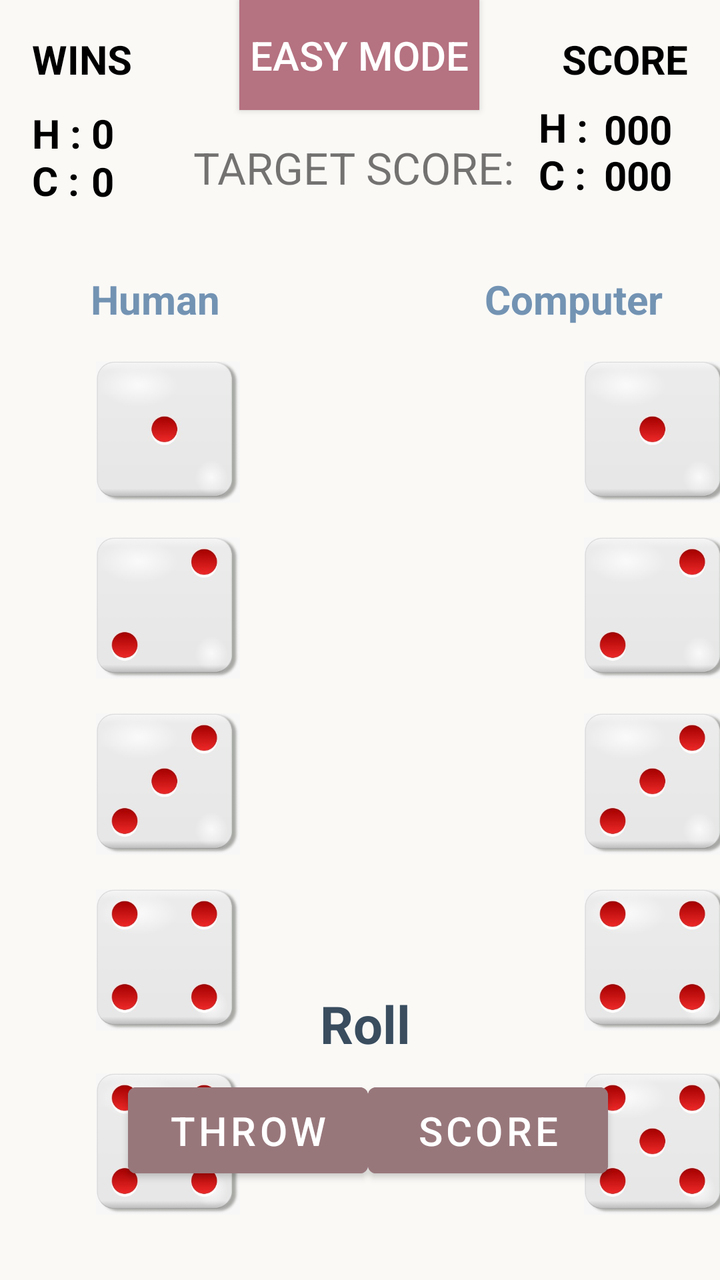
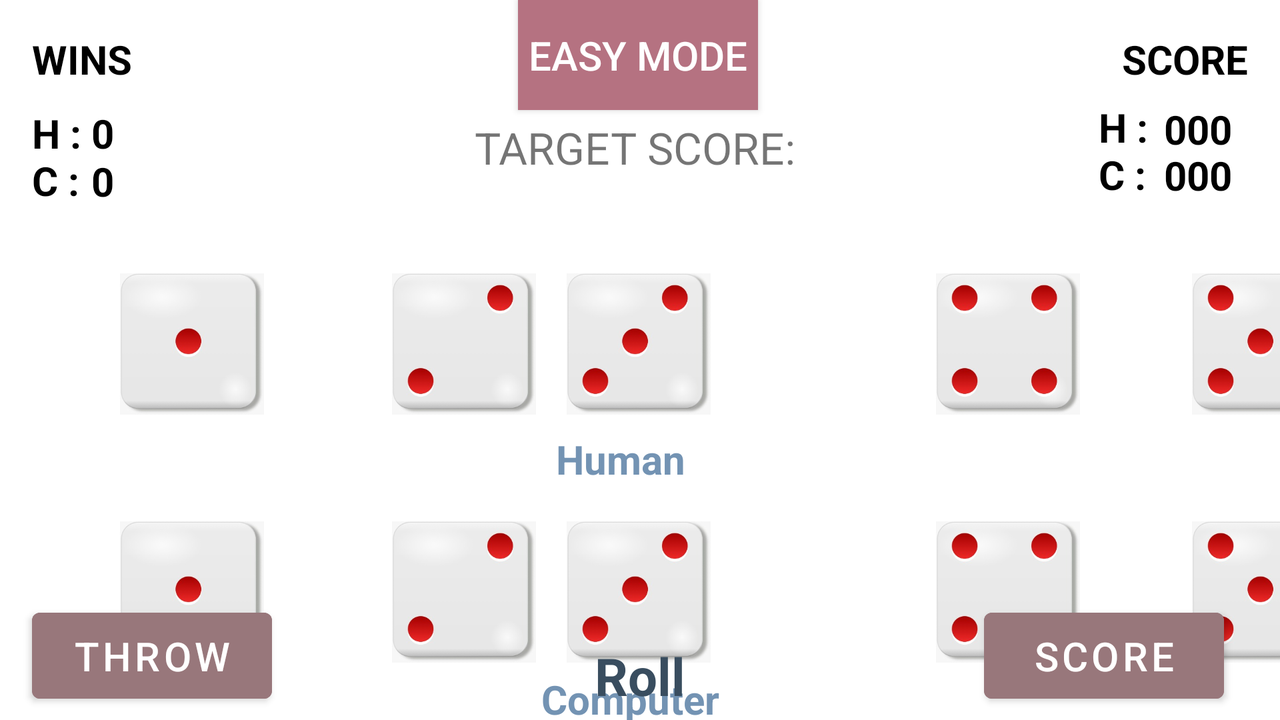

The same Android screen from two of the app's own layout files: first res/layout/ as a phone draws it, then the repository's variant for another configuration, drawn on a device whose configuration selects that folder. Both files follow.
<!-- AndroidManifest.xml: application theme Theme.DiceRollerCW -->
<!-- res/layout/activity_game.xml -->
<?xml version="1.0" encoding="utf-8"?>

<androidx.constraintlayout.widget.ConstraintLayout xmlns:android="http://schemas.android.com/apk/res/android"
    xmlns:app="http://schemas.android.com/apk/res-auto"
    xmlns:tools="http://schemas.android.com/tools"
    android:layout_width="match_parent"
    android:layout_height="match_parent"
    android:background="#FAF9F6">


    <ToggleButton
        android:id="@+id/toggleButton"
        android:layout_width="120dp"
        android:layout_height="55dp"
        android:background="#B57281"
        android:textColor="@color/white"
        android:textOff="EASY MODE"
        android:textOn="HARD MODE"
        android:textSize="20dp"
        app:layout_constraintEnd_toEndOf="parent"
        app:layout_constraintHorizontal_bias="0.498"
        app:layout_constraintStart_toStartOf="parent"
        app:layout_constraintTop_toTopOf="parent"
        tools:ignore="MissingConstraints" />

    <TextView
        android:id="@+id/targetScore"
        android:layout_width="wrap_content"
        android:layout_height="wrap_content"
        android:text="TARGET SCORE: "
        android:textAlignment="center"
        android:textSize="22dp"
        app:layout_constraintBottom_toBottomOf="parent"
        app:layout_constraintEnd_toEndOf="parent"
        app:layout_constraintHorizontal_bias="0.497"
        app:layout_constraintStart_toStartOf="parent"
        app:layout_constraintTop_toTopOf="parent"
        app:layout_constraintVertical_bias="0.113"
        tools:ignore="MissingConstraints" />

    <ImageView
        android:id="@+id/human_dice5"
        android:layout_width="80dp"
        android:layout_height="80dp"
        android:layout_marginStart="44dp"
        android:layout_marginTop="532dp"
        android:padding="4dp"
        android:tag="h2"
        app:layout_constraintStart_toStartOf="parent"
        app:layout_constraintTop_toTopOf="parent"
        app:srcCompat="@drawable/empty_dice"
        tools:srcCompat="@drawable/dice_5" />

    <ImageView
        android:id="@+id/human_dice1"
        android:layout_width="80dp"
        android:layout_height="80dp"
        android:layout_marginStart="44dp"
        android:layout_marginTop="176dp"
        android:padding="4dp"
        android:tag="h1"
        android:tooltipText="hhh"
        app:layout_constraintStart_toStartOf="parent"
        app:layout_constraintTop_toTopOf="parent"
        app:srcCompat="@drawable/empty_dice"
        tools:srcCompat="@drawable/dice_1" />

    <ImageView
        android:id="@+id/computer_dice1"
        android:layout_width="80dp"
        android:layout_height="80dp"
        android:layout_marginStart="288dp"
        android:layout_marginTop="176dp"
        android:padding="4dp"
        android:tag="h1"
        android:tooltipText="hhh"
        app:layout_constraintStart_toStartOf="parent"
        app:layout_constraintTop_toTopOf="parent"
        app:srcCompat="@drawable/empty_dice"
        tools:srcCompat="@drawable/dice_1" />

    <ImageView
        android:id="@+id/human_dice3"
        android:layout_width="80dp"
        android:layout_height="80dp"
        android:layout_marginStart="44dp"
        android:layout_marginTop="352dp"
        android:padding="4dp"
        android:tag="h2"
        app:layout_constraintStart_toStartOf="parent"
        app:layout_constraintTop_toTopOf="parent"
        app:srcCompat="@drawable/empty_dice"
        tools:srcCompat="@drawable/dice_3" />

    <ImageView
        android:id="@+id/computer_dice3"
        android:layout_width="80dp"
        android:layout_height="80dp"
        android:layout_marginStart="288dp"
        android:layout_marginTop="352dp"
        android:padding="4dp"
        android:tag="h2"
        app:layout_constraintStart_toStartOf="parent"
        app:layout_constraintTop_toTopOf="parent"
        app:srcCompat="@drawable/empty_dice"
        tools:srcCompat="@drawable/dice_3" />

    <ImageView
        android:id="@+id/human_dice2"
        android:layout_width="80dp"
        android:layout_height="80dp"
        android:layout_marginStart="44dp"
        android:layout_marginTop="264dp"
        android:padding="4dp"
        android:tag="h2"
        app:layout_constraintStart_toStartOf="parent"
        app:layout_constraintTop_toTopOf="parent"
        app:srcCompat="@drawable/empty_dice"
        tools:srcCompat="@drawable/dice_2" />

    <ImageView
        android:id="@+id/computer_dice2"
        android:layout_width="80dp"
        android:layout_height="80dp"
        android:layout_marginStart="288dp"
        android:layout_marginTop="264dp"
        android:padding="4dp"
        android:tag="h2"
        app:layout_constraintStart_toStartOf="parent"
        app:layout_constraintTop_toTopOf="parent"
        app:srcCompat="@drawable/empty_dice"
        tools:srcCompat="@drawable/dice_2" />

    <Button
        android:id="@+id/throw_button"
        android:layout_width="120dp"
        android:layout_height="55dp"
        android:layout_marginStart="64dp"
        android:backgroundTint="#98777b"
        android:text="Throw"
        android:textColor="#FFFFFF"
        android:textSize="20sp"
        app:layout_constraintBottom_toBottomOf="parent"
        app:layout_constraintStart_toStartOf="parent"
        app:layout_constraintTop_toTopOf="parent"
        app:layout_constraintVertical_bias="0.919" />

    <Button
        android:id="@+id/score_button"
        android:layout_width="120dp"
        android:layout_height="55dp"
        android:layout_marginEnd="56dp"
        android:backgroundTint="#98777b"
        android:text="Score"
        android:textColor="#FFFFFF"
        android:textSize="20sp"
        app:layout_constraintBottom_toBottomOf="parent"
        app:layout_constraintEnd_toEndOf="parent"
        app:layout_constraintTop_toTopOf="parent"
        app:layout_constraintVertical_bias="0.919" />

    <ImageView
        android:id="@+id/computer_dice4"
        android:layout_width="80dp"
        android:layout_height="80dp"
        android:layout_marginStart="288dp"
        android:layout_marginTop="440dp"
        android:padding="4dp"
        android:tag="h2"
        app:layout_constraintStart_toStartOf="parent"
        app:layout_constraintTop_toTopOf="parent"
        app:srcCompat="@drawable/empty_dice"
        tools:srcCompat="@drawable/dice_4" />

    <ImageView
        android:id="@+id/human_dice4"
        android:layout_width="80dp"
        android:layout_height="80dp"
        android:layout_marginStart="44dp"
        android:layout_marginTop="440dp"
        android:padding="4dp"
        android:tag="h2"
        app:layout_constraintStart_toStartOf="parent"
        app:layout_constraintTop_toTopOf="parent"
        app:srcCompat="@drawable/empty_dice"
        tools:srcCompat="@drawable/dice_4" />

    <ImageView
        android:id="@+id/computer_dice5"
        android:layout_width="80dp"
        android:layout_height="80dp"
        android:layout_marginStart="288dp"
        android:layout_marginTop="532dp"
        android:padding="4dp"
        android:tag="h2"
        app:layout_constraintStart_toStartOf="parent"
        app:layout_constraintTop_toTopOf="parent"
        app:srcCompat="@drawable/empty_dice"
        tools:srcCompat="@drawable/dice_5" />

    <TextView
        android:id="@+id/textView6"
        android:layout_width="80dp"
        android:layout_height="27dp"
        android:layout_marginTop="136dp"
        android:text="Human"
        android:textAlignment="center"
        android:textColor="#7393B3"
        android:textSize="20sp"
        android:textStyle="bold"
        app:layout_constraintEnd_toEndOf="parent"
        app:layout_constraintHorizontal_bias="0.135"
        app:layout_constraintStart_toStartOf="parent"
        app:layout_constraintTop_toTopOf="parent" />

    <TextView
        android:id="@+id/textView7"
        android:layout_width="wrap_content"
        android:layout_height="wrap_content"
        android:layout_marginTop="136dp"
        android:text="Computer"
        android:textAlignment="center"
        android:textColor="#7393B3"
        android:textSize="20sp"
        android:textStyle="bold"
        app:layout_constraintEnd_toEndOf="parent"
        app:layout_constraintHorizontal_bias="0.894"
        app:layout_constraintStart_toStartOf="parent"
        app:layout_constraintTop_toTopOf="parent" />

    <TextView
        android:id="@+id/textView8"
        android:layout_width="wrap_content"
        android:layout_height="wrap_content"
        android:layout_marginStart="16dp"
        android:layout_marginTop="10dp"
        android:text="H : \nC : "
        android:textColor="@color/black"
        android:textSize="20sp"
        android:textStyle="bold"
        app:layout_constraintStart_toStartOf="parent"
        app:layout_constraintTop_toBottomOf="@+id/textView14" />

    <TextView
        android:id="@+id/human_wins"
        android:layout_width="12dp"
        android:layout_height="24dp"
        android:layout_marginTop="10dp"
        android:text="0"
        android:textColor="@color/black"
        android:textSize="20sp"
        android:textStyle="bold"
        app:layout_constraintStart_toEndOf="@+id/textView8"
        app:layout_constraintTop_toBottomOf="@+id/textView14" />

    <TextView
        android:id="@+id/textView14"
        android:layout_width="wrap_content"
        android:layout_height="wrap_content"
        android:layout_marginStart="16dp"
        android:layout_marginTop="16dp"
        android:text="WINS"
        android:textColor="@color/black"
        android:textSize="20sp"
        android:textStyle="bold"
        app:layout_constraintStart_toStartOf="parent"
        app:layout_constraintTop_toTopOf="parent" />

    <TextView
        android:id="@+id/computer_wins"
        android:layout_width="wrap_content"
        android:layout_height="wrap_content"
        android:text="0"
        android:textColor="@color/black"
        android:textSize="20sp"
        android:textStyle="bold"
        app:layout_constraintStart_toEndOf="@+id/textView8"
        app:layout_constraintTop_toBottomOf="@+id/human_wins" />

    <TextView
        android:id="@+id/textView9"
        android:layout_width="wrap_content"
        android:layout_height="wrap_content"
        android:layout_marginTop="50dp"
        android:layout_marginEnd="3dp"
        android:text="H : \nC : "
        android:textColor="@color/black"
        android:textSize="20sp"
        android:textStyle="bold"
        app:layout_constraintEnd_toStartOf="@+id/human_score"
        app:layout_constraintTop_toTopOf="parent" />

    <TextView
        android:id="@+id/human_score"
        android:layout_width="50dp"
        android:layout_height="23dp"
        android:layout_marginTop="8dp"
        android:layout_marginEnd="8dp"
        android:text="000"
        android:textColor="@color/black"
        android:textSize="20sp"
        android:textStyle="bold"
        app:layout_constraintEnd_toEndOf="parent"
        app:layout_constraintTop_toBottomOf="@+id/textView15" />

    <TextView
        android:id="@+id/computer_score"
        android:layout_width="50dp"
        android:layout_height="24dp"
        android:layout_marginEnd="8dp"
        android:text="000"
        android:textColor="@color/black"
        android:textSize="20sp"
        android:textStyle="bold"
        app:layout_constraintEnd_toEndOf="parent"
        app:layout_constraintTop_toBottomOf="@+id/human_score" />

    <TextView
        android:id="@+id/textView15"
        android:layout_width="wrap_content"
        android:layout_height="wrap_content"
        android:layout_marginTop="16dp"
        android:layout_marginEnd="16dp"
        android:text="SCORE"
        android:textColor="@color/black"
        android:textSize="20sp"
        android:textStyle="bold"
        app:layout_constraintEnd_toEndOf="parent"
        app:layout_constraintTop_toTopOf="parent" />


    <TextView
        android:id="@+id/rollView"
        android:layout_width="wrap_content"
        android:layout_height="wrap_content"
        android:text="Roll"
        android:textAlignment="center"
        android:textColor="#394d5f"
        android:textSize="26sp"
        android:textStyle="bold"
        app:layout_constraintBottom_toBottomOf="parent"
        app:layout_constraintEnd_toEndOf="parent"
        app:layout_constraintHorizontal_bias="0.508"
        app:layout_constraintStart_toStartOf="parent"
        app:layout_constraintTop_toTopOf="parent"
        app:layout_constraintVertical_bias="0.817" />

    












</androidx.constraintlayout.widget.ConstraintLayout>
<!-- resources referenced by this layout -->
<resources>
  <color name="black">#FF000000</color>
  <color name="white">#FFFFFFFF</color>
  <!-- drawable dice_1: jpeg bitmap (drawable, 6910 bytes) -->
  <!-- drawable dice_2: jpeg bitmap (drawable, 8420 bytes) -->
  <!-- drawable dice_3: jpeg bitmap (drawable, 10012 bytes) -->
  <!-- drawable dice_4: jpeg bitmap (drawable, 11223 bytes) -->
  <!-- drawable dice_5: jpeg bitmap (drawable, 12751 bytes) -->
  <!-- drawable empty_dice: jpeg bitmap (drawable, 4409 bytes) -->
  <style name="Theme.DiceRollerCW" parent="Theme.MaterialComponents.DayNight.DarkActionBar">
          
          <item name="colorPrimary">@color/purple_500</item>
          <item name="colorPrimaryVariant">@color/cream</item>
          <item name="colorOnPrimary">@color/white</item>
          
          <item name="colorSecondary">@color/teal_200</item>
          <item name="colorSecondaryVariant">@color/teal_700</item>
          <item name="colorOnSecondary">@color/black</item>
          
  
          <item name="android:statusBarColor">@android:color/transparent</item>
          <item name="android:windowLightStatusBar">true</item>
          
      </style>
  <color name="purple_500">#FF6200EE</color>
  <color name="cream">#fff5f7</color>
  <color name="teal_200">#FF03DAC5</color>
  <color name="teal_700">#FF018786</color>
</resources>
<!-- res/layout-land/activity_game.xml (the repository's variant of the layout above) -->
<!-- drawn on the phone turned sideways -->
<?xml version="1.0" encoding="utf-8"?>
<androidx.constraintlayout.widget.ConstraintLayout xmlns:android="http://schemas.android.com/apk/res/android"
    xmlns:app="http://schemas.android.com/apk/res-auto"
    xmlns:tools="http://schemas.android.com/tools"
    android:layout_width="match_parent"
    android:layout_height="match_parent"
    >


    <ToggleButton
        android:id="@+id/toggleButton"
        android:layout_width="120dp"
        android:layout_height="55dp"
        android:background="#B57281"
        android:textColor="@color/white"
        android:textOff="EASY MODE"
        android:textOn="HARD MODE"
        android:textSize="20dp"
        app:layout_constraintEnd_toEndOf="parent"
        app:layout_constraintHorizontal_bias="0.498"
        app:layout_constraintStart_toStartOf="parent"
        app:layout_constraintTop_toTopOf="parent"
        tools:ignore="MissingConstraints" />

    <TextView
        android:id="@+id/targetScore"
        android:layout_width="wrap_content"
        android:layout_height="wrap_content"
        android:text="TARGET SCORE: "
        android:textAlignment="center"
        android:textSize="22dp"
        app:layout_constraintBottom_toBottomOf="parent"
        app:layout_constraintEnd_toEndOf="parent"
        app:layout_constraintStart_toStartOf="parent"
        app:layout_constraintTop_toTopOf="parent"
        app:layout_constraintVertical_bias="0.178"
        tools:ignore="MissingConstraints" />

    <ImageView
        android:id="@+id/human_dice5"
        android:layout_width="80dp"
        android:layout_height="80dp"
        android:layout_marginStart="592dp"
        android:layout_marginTop="132dp"
        android:padding="4dp"
        android:tag="h2"
        app:layout_constraintStart_toStartOf="parent"
        app:layout_constraintTop_toTopOf="parent"
        app:srcCompat="@drawable/empty_dice"
        tools:srcCompat="@drawable/dice_5" />

    <ImageView
        android:id="@+id/human_dice1"
        android:layout_width="80dp"
        android:layout_height="80dp"
        android:layout_marginStart="56dp"
        android:layout_marginTop="132dp"
        android:padding="4dp"
        android:tag="h1"
        android:tooltipText="hhh"
        app:layout_constraintStart_toStartOf="parent"
        app:layout_constraintTop_toTopOf="parent"
        app:srcCompat="@drawable/empty_dice"
        tools:srcCompat="@drawable/dice_1" />

    <ImageView
        android:id="@+id/computer_dice1"
        android:layout_width="80dp"
        android:layout_height="80dp"
        android:layout_marginStart="56dp"
        android:layout_marginTop="256dp"
        android:padding="4dp"
        android:tag="h1"
        android:tooltipText="hhh"
        app:layout_constraintStart_toStartOf="parent"
        app:layout_constraintTop_toTopOf="parent"
        app:srcCompat="@drawable/empty_dice"
        tools:srcCompat="@drawable/dice_1" />

    <ImageView
        android:id="@+id/human_dice3"
        android:layout_width="80dp"
        android:layout_height="80dp"
        android:layout_marginTop="132dp"
        android:padding="4dp"
        android:tag="h2"
        app:layout_constraintEnd_toEndOf="parent"
        app:layout_constraintHorizontal_bias="0.499"
        app:layout_constraintStart_toStartOf="parent"
        app:layout_constraintTop_toTopOf="parent"
        app:srcCompat="@drawable/empty_dice"
        tools:srcCompat="@drawable/dice_3" />

    <ImageView
        android:id="@+id/computer_dice3"
        android:layout_width="80dp"
        android:layout_height="80dp"
        android:layout_marginTop="256dp"
        android:padding="4dp"
        android:tag="h2"
        app:layout_constraintEnd_toEndOf="parent"
        app:layout_constraintHorizontal_bias="0.499"
        app:layout_constraintStart_toStartOf="parent"
        app:layout_constraintTop_toTopOf="parent"
        app:srcCompat="@drawable/empty_dice"
        tools:srcCompat="@drawable/dice_3" />

    <ImageView
        android:id="@+id/human_dice2"
        android:layout_width="80dp"
        android:layout_height="80dp"
        android:layout_marginStart="192dp"
        android:layout_marginTop="132dp"
        android:padding="4dp"
        android:tag="h2"
        app:layout_constraintStart_toStartOf="parent"
        app:layout_constraintTop_toTopOf="parent"
        app:srcCompat="@drawable/empty_dice"
        tools:srcCompat="@drawable/dice_2" />

    <ImageView
        android:id="@+id/computer_dice2"
        android:layout_width="80dp"
        android:layout_height="80dp"
        android:layout_marginStart="192dp"
        android:layout_marginTop="256dp"
        android:padding="4dp"
        android:tag="h2"
        app:layout_constraintStart_toStartOf="parent"
        app:layout_constraintTop_toTopOf="parent"
        app:srcCompat="@drawable/empty_dice"
        tools:srcCompat="@drawable/dice_2" />

    <Button
        android:id="@+id/throw_button"
        android:layout_width="120dp"
        android:layout_height="55dp"
        android:layout_marginStart="16dp"
        android:backgroundTint="#98777b"
        android:text="Throw"
        android:textColor="#FFFFFF"
        android:textSize="20sp"
        app:layout_constraintBottom_toBottomOf="parent"
        app:layout_constraintStart_toStartOf="parent"
        app:layout_constraintTop_toTopOf="parent"
        app:layout_constraintVertical_bias="0.985" />

    <Button
        android:id="@+id/score_button"
        android:layout_width="120dp"
        android:layout_height="55dp"
        android:layout_marginEnd="28dp"
        android:backgroundTint="#98777b"
        android:text="Score"
        android:textColor="#FFFFFF"
        android:textSize="20sp"
        app:layout_constraintBottom_toBottomOf="parent"
        app:layout_constraintEnd_toEndOf="parent"
        app:layout_constraintTop_toTopOf="parent"
        app:layout_constraintVertical_bias="0.985" />

    <ImageView
        android:id="@+id/computer_dice4"
        android:layout_width="80dp"
        android:layout_height="80dp"
        android:layout_marginStart="464dp"
        android:layout_marginTop="256dp"
        android:padding="4dp"
        android:tag="h2"
        app:layout_constraintStart_toStartOf="parent"
        app:layout_constraintTop_toTopOf="parent"
        app:srcCompat="@drawable/empty_dice"
        tools:srcCompat="@drawable/dice_4" />

    <ImageView
        android:id="@+id/human_dice4"
        android:layout_width="80dp"
        android:layout_height="80dp"
        android:layout_marginStart="464dp"
        android:layout_marginTop="132dp"
        android:padding="4dp"
        android:tag="h2"
        app:layout_constraintStart_toStartOf="parent"
        app:layout_constraintTop_toTopOf="parent"
        app:srcCompat="@drawable/empty_dice"
        tools:srcCompat="@drawable/dice_4" />

    <ImageView
        android:id="@+id/computer_dice5"
        android:layout_width="80dp"
        android:layout_height="80dp"
        android:layout_marginStart="592dp"
        android:layout_marginTop="256dp"
        android:padding="4dp"
        android:tag="h2"
        app:layout_constraintStart_toStartOf="parent"
        app:layout_constraintTop_toTopOf="parent"
        app:srcCompat="@drawable/empty_dice"
        tools:srcCompat="@drawable/dice_5" />

    <TextView
        android:id="@+id/textView6"
        android:layout_width="80dp"
        android:layout_height="27dp"
        android:layout_marginTop="216dp"
        android:text="Human"
        android:textAlignment="center"
        android:textColor="#7393B3"
        android:textSize="20sp"
        android:textStyle="bold"
        app:layout_constraintEnd_toEndOf="parent"
        app:layout_constraintHorizontal_bias="0.483"
        app:layout_constraintStart_toStartOf="parent"
        app:layout_constraintTop_toTopOf="parent" />

    <TextView
        android:id="@+id/textView7"
        android:layout_width="wrap_content"
        android:layout_height="wrap_content"
        android:layout_marginTop="336dp"
        android:text="Computer"
        android:textAlignment="center"
        android:textColor="#7393B3"
        android:textSize="20sp"
        android:textStyle="bold"
        app:layout_constraintEnd_toEndOf="parent"
        app:layout_constraintHorizontal_bias="0.491"
        app:layout_constraintStart_toStartOf="parent"
        app:layout_constraintTop_toTopOf="parent" />

    <TextView
        android:id="@+id/textView8"
        android:layout_width="wrap_content"
        android:layout_height="wrap_content"
        android:layout_marginStart="16dp"
        android:layout_marginTop="10dp"
        android:text="H : \nC : "
        android:textColor="@color/black"
        android:textSize="20sp"
        android:textStyle="bold"
        app:layout_constraintStart_toStartOf="parent"
        app:layout_constraintTop_toBottomOf="@+id/textView14" />

    <TextView
        android:id="@+id/human_wins"
        android:layout_width="12dp"
        android:layout_height="24dp"
        android:layout_marginTop="10dp"
        android:text="0"
        android:textColor="@color/black"
        android:textSize="20sp"
        android:textStyle="bold"
        app:layout_constraintStart_toEndOf="@+id/textView8"
        app:layout_constraintTop_toBottomOf="@+id/textView14" />

    <TextView
        android:id="@+id/textView14"
        android:layout_width="wrap_content"
        android:layout_height="wrap_content"
        android:layout_marginStart="16dp"
        android:layout_marginTop="16dp"
        android:text="WINS"
        android:textColor="@color/black"
        android:textSize="20sp"
        android:textStyle="bold"
        app:layout_constraintStart_toStartOf="parent"
        app:layout_constraintTop_toTopOf="parent" />

    <TextView
        android:id="@+id/computer_wins"
        android:layout_width="wrap_content"
        android:layout_height="wrap_content"
        android:text="0"
        android:textColor="@color/black"
        android:textSize="20sp"
        android:textStyle="bold"
        app:layout_constraintStart_toEndOf="@+id/textView8"
        app:layout_constraintTop_toBottomOf="@+id/human_wins" />

    <TextView
        android:id="@+id/textView9"
        android:layout_width="wrap_content"
        android:layout_height="wrap_content"
        android:layout_marginTop="50dp"
        android:layout_marginEnd="3dp"
        android:text="H : \nC : "
        android:textColor="@color/black"
        android:textSize="20sp"
        android:textStyle="bold"
        app:layout_constraintEnd_toStartOf="@+id/human_score"
        app:layout_constraintTop_toTopOf="parent" />

    <TextView
        android:id="@+id/human_score"
        android:layout_width="50dp"
        android:layout_height="23dp"
        android:layout_marginTop="8dp"
        android:layout_marginEnd="8dp"
        android:text="000"
        android:textColor="@color/black"
        android:textSize="20sp"
        android:textStyle="bold"
        app:layout_constraintEnd_toEndOf="parent"
        app:layout_constraintTop_toBottomOf="@+id/textView15" />

    <TextView
        android:id="@+id/computer_score"
        android:layout_width="50dp"
        android:layout_height="24dp"
        android:layout_marginEnd="8dp"
        android:text="000"
        android:textColor="@color/black"
        android:textSize="20sp"
        android:textStyle="bold"
        app:layout_constraintEnd_toEndOf="parent"
        app:layout_constraintTop_toBottomOf="@+id/human_score" />

    <TextView
        android:id="@+id/textView15"
        android:layout_width="wrap_content"
        android:layout_height="wrap_content"
        android:layout_marginTop="16dp"
        android:layout_marginEnd="16dp"
        android:text="SCORE"
        android:textColor="@color/black"
        android:textSize="20sp"
        android:textStyle="bold"
        app:layout_constraintEnd_toEndOf="parent"
        app:layout_constraintTop_toTopOf="parent" />


    <TextView
        android:id="@+id/rollView"
        android:layout_width="wrap_content"
        android:layout_height="wrap_content"
        android:text="Roll"
        android:textAlignment="center"
        android:textColor="#394d5f"
        android:textSize="26sp"
        android:textStyle="bold"
        app:layout_constraintBottom_toBottomOf="parent"
        app:layout_constraintEnd_toEndOf="parent"
        app:layout_constraintStart_toStartOf="parent"
        app:layout_constraintTop_toTopOf="parent"
        app:layout_constraintVertical_bias="0.986" />

    












</androidx.constraintlayout.widget.ConstraintLayout>
